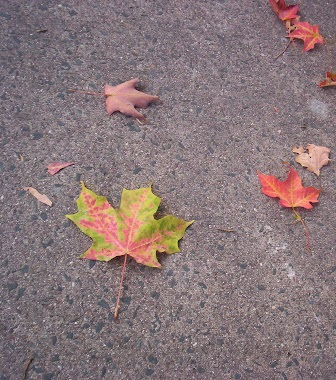
#> input picture leaves.jpg, 336 x 380 px, found by its file name
$ python lab3.py
#> lines starting #> are read from the running program, lines starting #| are printed output that depends on the picture
import cv2 as cv
import numpy as np
from matplotlib import pyplot as plt
from mpl_toolkits.mplot3d import Axes3D
import random

##  BIG MICH

#Read in image

#convert RGB to HSV

#Use subplots from matplotlib to show HSV and original photo


#Seperate channels Hue (H), Saturation (S), Value (V)

path = r'/home/mich/Documents/Michel/Opencv/cv-lab3/leaves.jpg'
img = cv.imread(path)
#> img is the input picture: shape (380, 336, 3); mean B, G, R 120.9, 118.7, 136.3


imgHSV= cv.cvtColor(img, cv.COLOR_BGR2HSV)
#> imgHSV: shape (380, 336, 3); mean H, S, V 138.2, 36.4, 136.7
imgHue = imgHSV[:, :, 0]
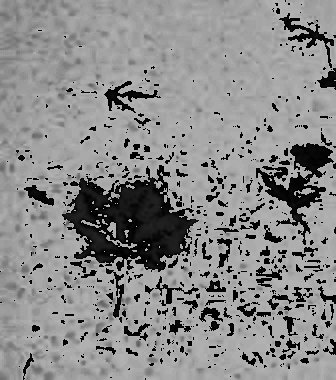
#> imgHue: shape (380, 336); min 0, max 179, mean 138.2
imgSat = imgHSV[:, :, 1]
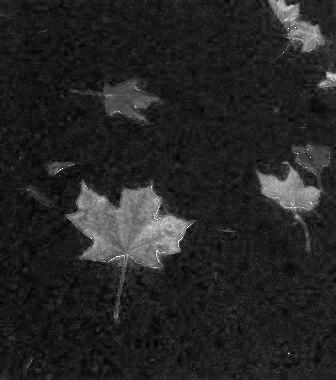
#> imgSat: shape (380, 336); min 0, max 255, mean 36.4
imgVal= imgHSV[:, :, 2]
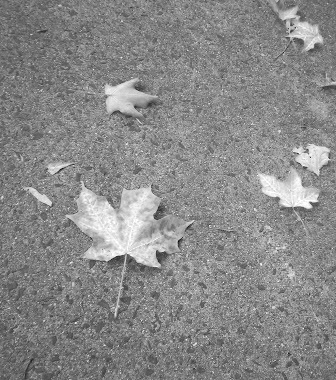
#> imgVal: shape (380, 336); min 7, max 255, mean 136.7


fig, axes = plt.subplots(2, 4, figsize=(10, 10))


# HSV Image
axes[0, 0].imshow(imgHSV, cmap='hsv')
axes[0, 0].set_title('HSV Image')

# Hue Channel
axes[0, 1].imshow(imgHue, cmap='gray')
axes[0, 1].set_title('Hue Channel')

# Saturation Channel
axes[0, 2].imshow(imgSat, cmap='gray')
axes[0, 2].set_title('Saturation Channel')

# Value Channel
# Normalize the Value channel to be between 0 and 1
imgVal_normalized = imgVal / 255.0
axes[0, 3].imshow(imgVal_normalized, cmap='gray')
axes[0, 3].set_title('Value Channel')

# Remove axis labels
for ax in axes.flatten():
    ax.axis('off')

plt.tight_layout()
plt.show()
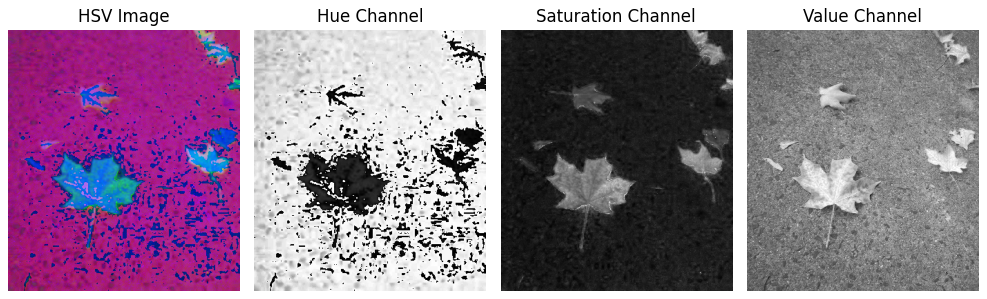
#> figure drawn by matplotlib, 4 panels

cv.waitKey(0)
cv.destroyAllWindows()
